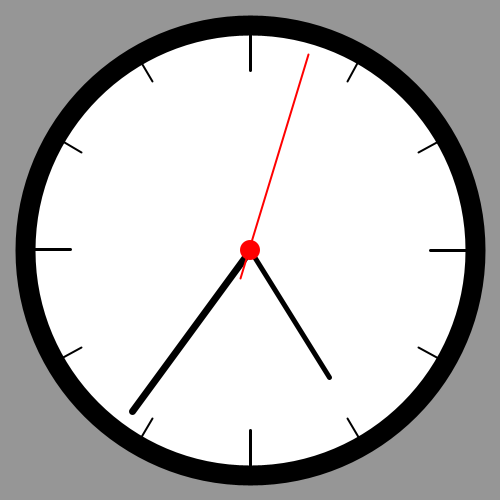
Frame 1 (no input)
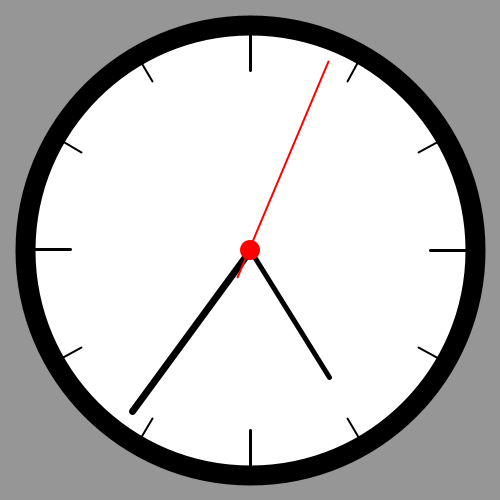
Frame 60 (the mouse pressed at the canvas centre just before this capture)
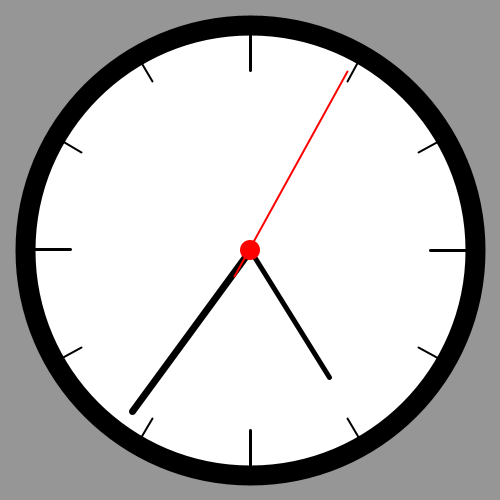
Frame 120 (the mouse held since frame 60 and released just before this capture)

The Processing sketch that drew these frames (run headless with seeded random() and noise(); from frame 60 on, the mouse is pressed at the canvas centre):

// Processing sketch: processing_143112
// ── processing_143112.pde

void setup(){
size (500, 500);
smooth();
}

void draw () {

  background (150);
  stroke (0);
  
  translate (width/2, height/2);
  
  fill (255);
  ellipse (0, 0, 450, 450);
  
  noFill ();
  rectMode (CENTER);
  strokeWeight(20);
  ellipse (0, 0, 450, 450);
  
  fill (255);
  
  //Loops
  
  //Linien schmal
  for (int i=0; i<360; i+=30){ 
    pushMatrix ();
    strokeWeight(2);
    rotate (radians(i) ); 
    translate (0, 195);
    line (0, 0, 0, 25);
    popMatrix ();
    println (i);
  }
  
  //Linien dick
    for (int i=0; i<360; i+=90){ 
    pushMatrix ();
    strokeWeight(3);
    rotate (radians(i) ); 
    translate (0, 180);
    line (0, 0, 0, 40);
    popMatrix ();
    println (i);
  }
  
 
  
  //Zeiger Stunde
  pushMatrix();
  strokeWeight(5);
  stroke (0);
  rotate(radians(hour()*30)-210);
  line (0, 0, 0, 150);
  popMatrix();
  
  //Zeiger Minute
  pushMatrix();
  strokeWeight(7);
  stroke (0);
  rotate (radians (6*minute()-180));
  line (0, 0, 0, 200);
  popMatrix();
  
  //Zeiger Sekunde
  pushMatrix();
  strokeWeight(2);
  stroke (255, 0, 0);
  rotate (radians (6*second()-170));
  line (-5, -30, 40, 200);
  popMatrix();
  
  strokeWeight(0);
  noStroke ();
  fill (255, 0, 0);
  ellipse (0, 0, 20, 20);
  
}
